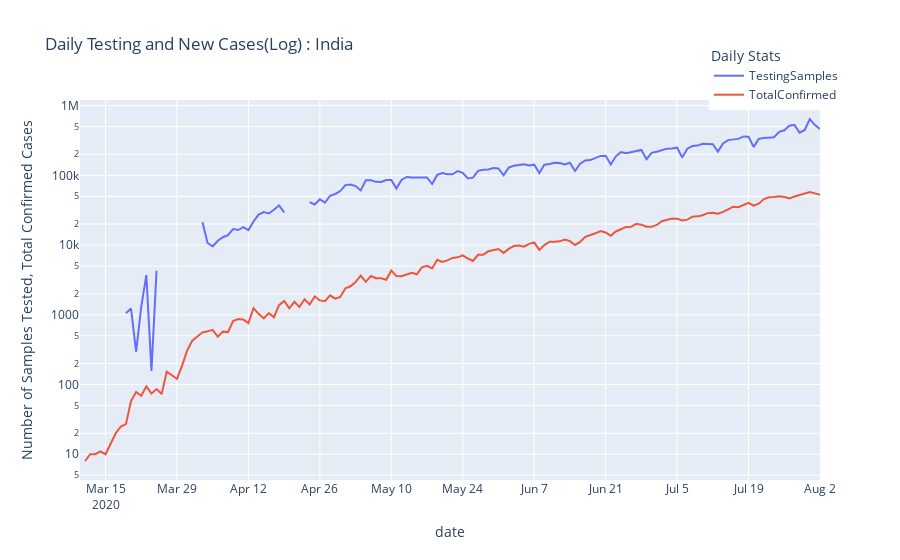

The cell this chart's notebook holds for it:
### Code cell
fig = india_data[['TestingSamples', 'TotalConfirmed']].iloc[40:].diff(
    1).plot(title=' Daily Testing and New Cases(Log) : India')
fig.update_layout(yaxis=dict(title='Number of Samples Tested, Total Confirmed Cases '),
                  legend_title_text='Daily Stats', yaxis_type="log", legend=dict(x=.85, y=1.15))

### Figure 1 — Plotly figure (JSON) as saved in the notebook; plotly's stock layout.template omitted (floating-point values rounded to 4 significant figures; data arrays with more than 128 entries replaced by an {"elided": "..."} marker saying what was removed)
{"data": [{"hovertemplate": "variable=TestingSamples<br>date=%{x}<br>value=%{y}<extra></extra>", "legendgroup": "TestingSamples", "line": {"color": "#636efa", "dash": "solid"}, "mode": "lines", "name": "TestingSamples", "orientation": "v", "showlegend": true, "type": "scatter", "x": {"elided": "146 str values"}, "xaxis": "x", "y": {"elided": "146 int values"}, "yaxis": "y"}, {"hovertemplate": "variable=TotalConfirmed<br>date=%{x}<br>value=%{y}<extra></extra>", "legendgroup": "TotalConfirmed", "line": {"color": "#EF553B", "dash": "solid"}, "mode": "lines", "name": "TotalConfirmed", "orientation": "v", "showlegend": true, "type": "scatter", "x": {"elided": "146 str values"}, "xaxis": "x", "y": {"elided": "146 int values"}, "yaxis": "y"}], "layout": {"legend": {"title": {"text": "Daily Stats"}, "tracegroupgap": 0, "x": 0.85, "y": 1.15}, "title": {"text": " Daily Testing and New Cases(Log) : India"}, "xaxis": {"anchor": "y", "domain": [0, 1], "title": {"text": "date"}}, "yaxis": {"anchor": "x", "domain": [0, 1], "title": {"text": "Number of Samples Tested, Total Confirmed Cases "}, "type": "log"}}}
